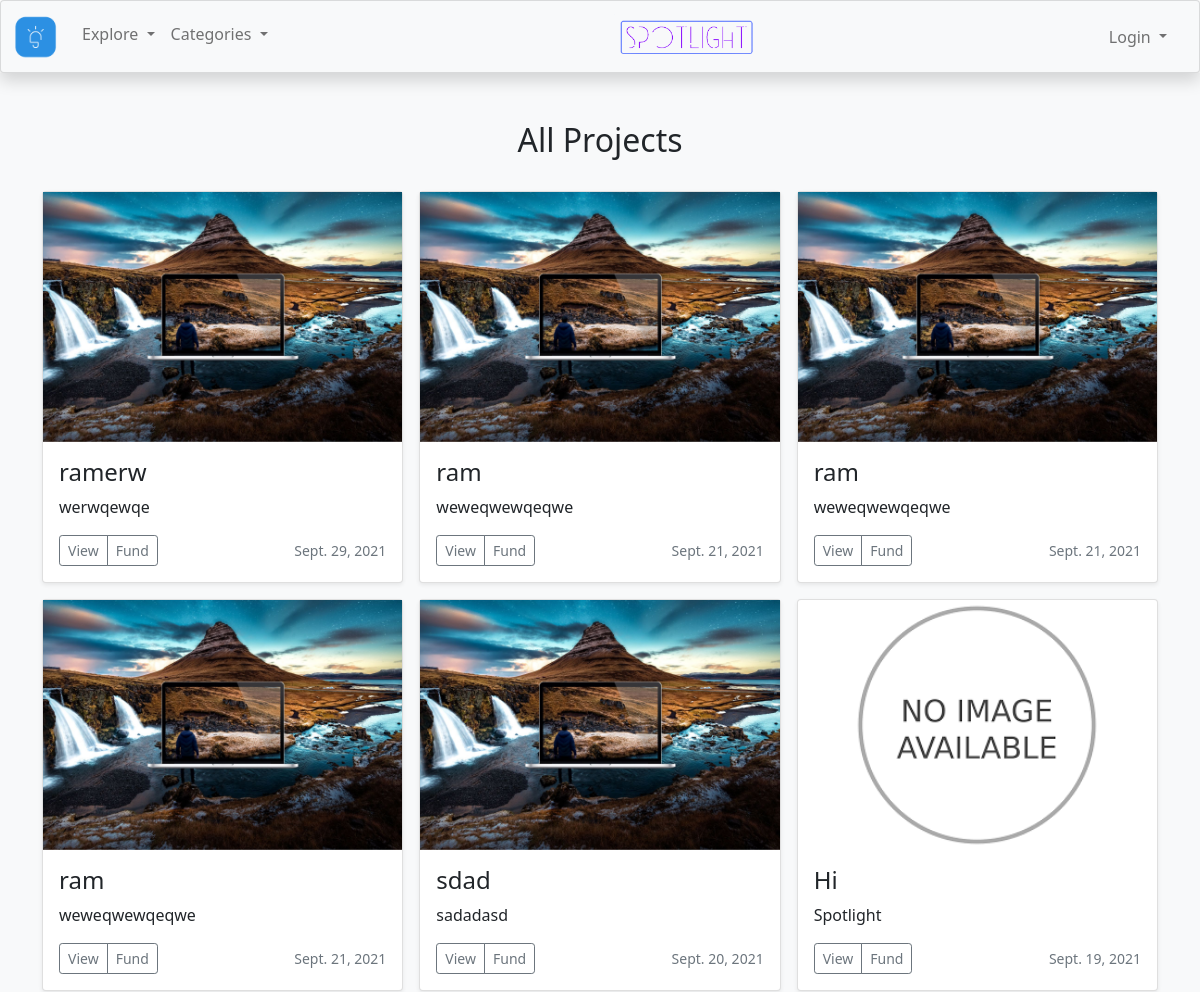
The page /creator/projects/ (upper part) on the database as committed earlier.
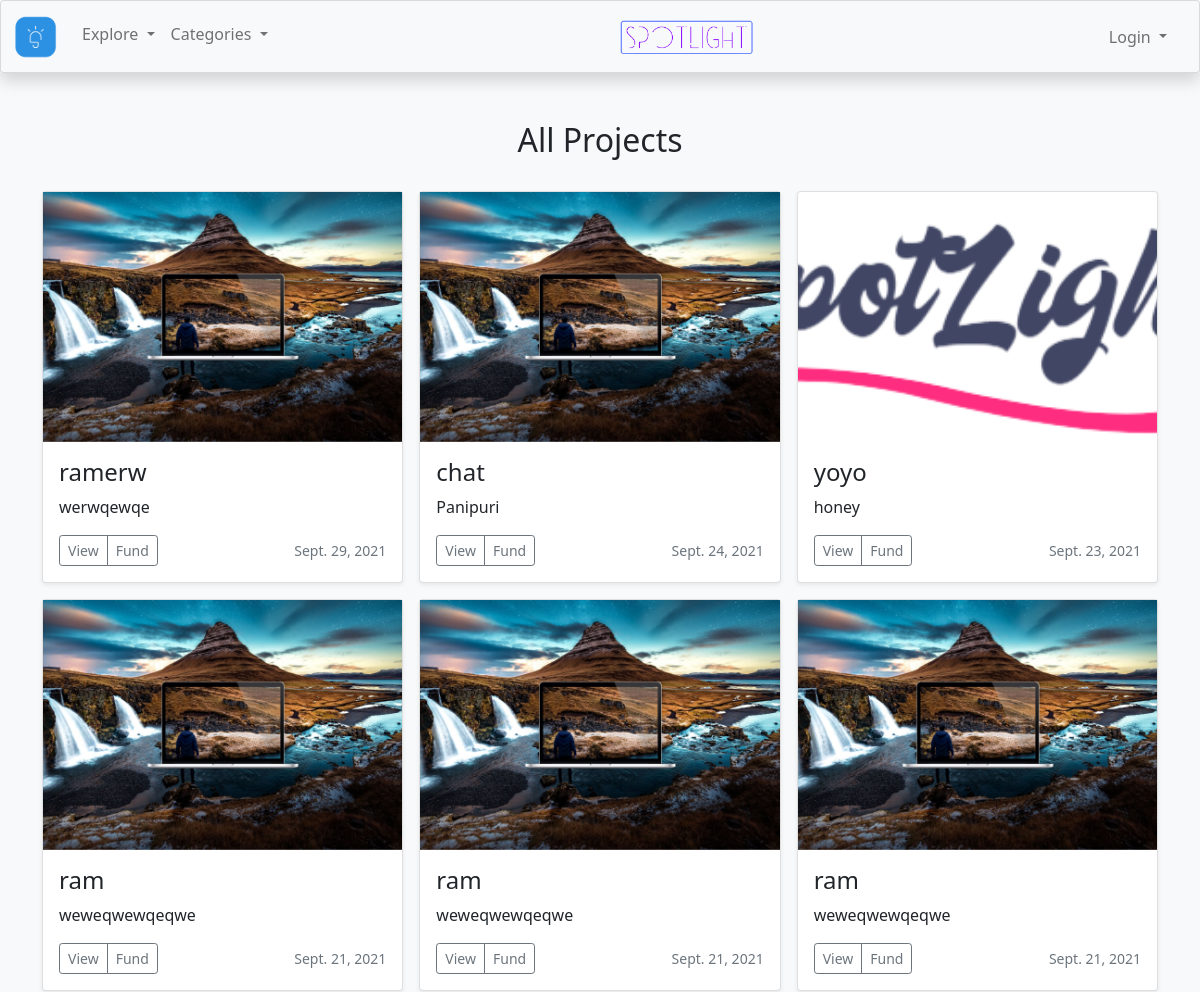
The same page on the database as committed later.
### creator/models.py (models this page shows)
class creator_Basic(models.Model):
    Author = models.CharField(max_length=25)
    title = models.CharField(max_length=25)
    category = models.CharField(max_length=100)
    reciepient = models.CharField(max_length=100)
    description = models.TextField()
    image = models.ImageField(upload_to='media/static/img')
    FundingGoal = models.IntegerField(default='0')
    pledgeAmount = models.IntegerField(default='0')
    TargetLaunchDate = models.DateField(default=now, blank=True)

### creator/views.py (the view)
# urls.py: path('projects/',views.Projects_view,name = "projects"),
def Projects_view(request):
    data = creator_Basic.objects.all().order_by('-TargetLaunchDate')
    return render(request, "view_all_projects.html", {"projects": data})

### templates/view_all_projects.html (shortened to what this page needs)
{% extends 'base.html' %}
{% block content %}
  <div class="album py-5 bg-light">
    <div class="container">
      <div class="row row-cols-12 row-cols-sm-12 row-cols-md-12 g-3 mb-4 text-center">
      <h2>All Projects</h2>
      </div>
      <div class="row row-cols-1 row-cols-sm-2 row-cols-md-3 g-3">
        {% for pr in projects %}
            <div class="col">
            <div class="card shadow-sm">
              <div class="overflow-hidden container center" style="height: 250px; display: flex; justify-content: center;">
                {% if pr.image %}
                  <img src="{{pr.image.url}}" onerror="this.onerror=null;this.src='static/img/no image.png';">
                {% endif %}
                {% if not pr.image %}
                  <img src="static/img/no image.png">
                {% endif %}
              </div>
              <div class="card-body">
              <h4>{{pr.title}}</h4>
                <p class="card-text">{{pr.description}}</p>
                <div class="d-flex justify-content-between align-items-center">
                  <div class="btn-group">
                    <a href="/creator/project/{{pr.id}}" class="btn btn-sm btn-outline-secondary">
                      View
                    </a>
                    <a href="/investor/investor" class="btn btn-sm btn-outline-secondary">
                      Fund
                    </a>
                  </div>
                  <small class="text-muted">{{pr.TargetLaunchDate}}</small>
                </div>
              </div>
            </div>
          </div>
        {% endfor %}
      </div>
    </div>
  </div>
{% endblock %}

Rows that differ between the two databases and show on the page:
no longer on this page (row unchanged): creator_Basic: image (picture), title "sdad", description "sadadasd", TargetLaunchDate "Sept. 20, 2021"
no longer on this page (row unchanged): creator_Basic: title "Hi", description "Spotlight", TargetLaunchDate "Sept. 19, 2021"
added creator_Basic: image (picture), title "chat", description "Panipuri", TargetLaunchDate "Sept. 24, 2021"
added creator_Basic: image (picture), title "yoyo", description "honey", TargetLaunchDate "Sept. 23, 2021"
